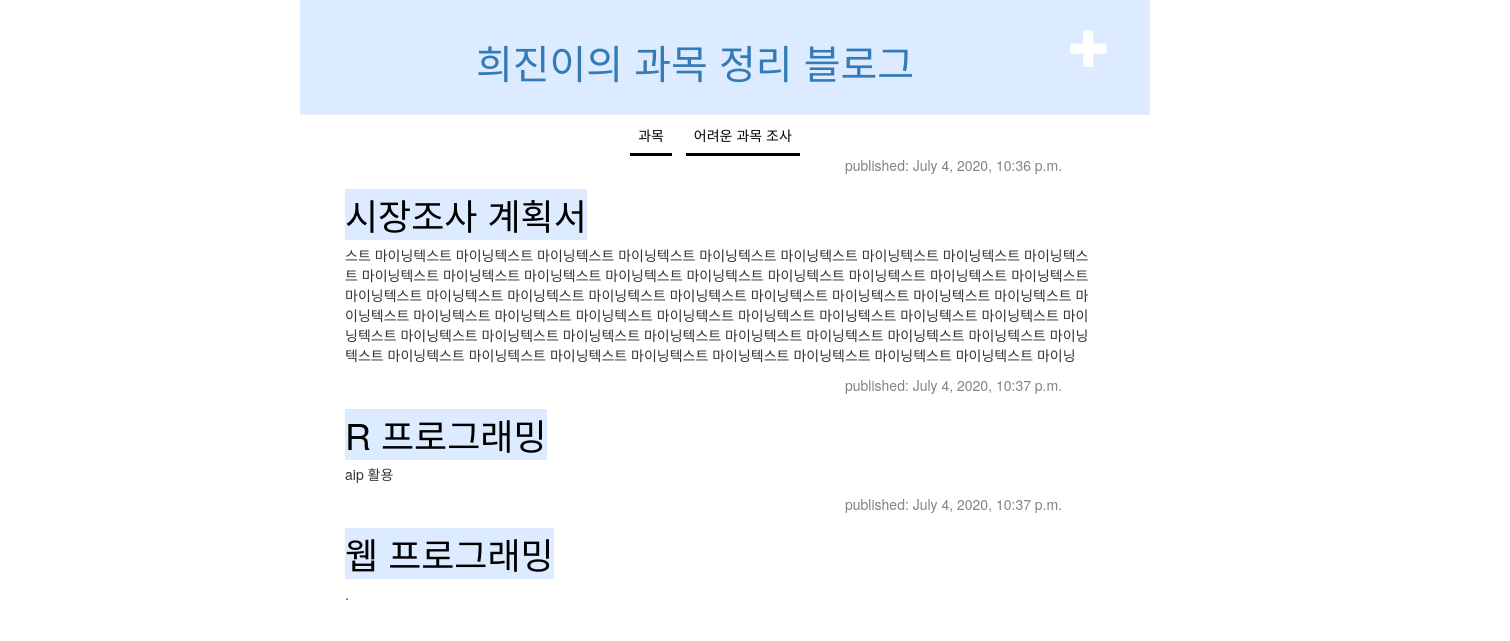
The app's page /, older data.
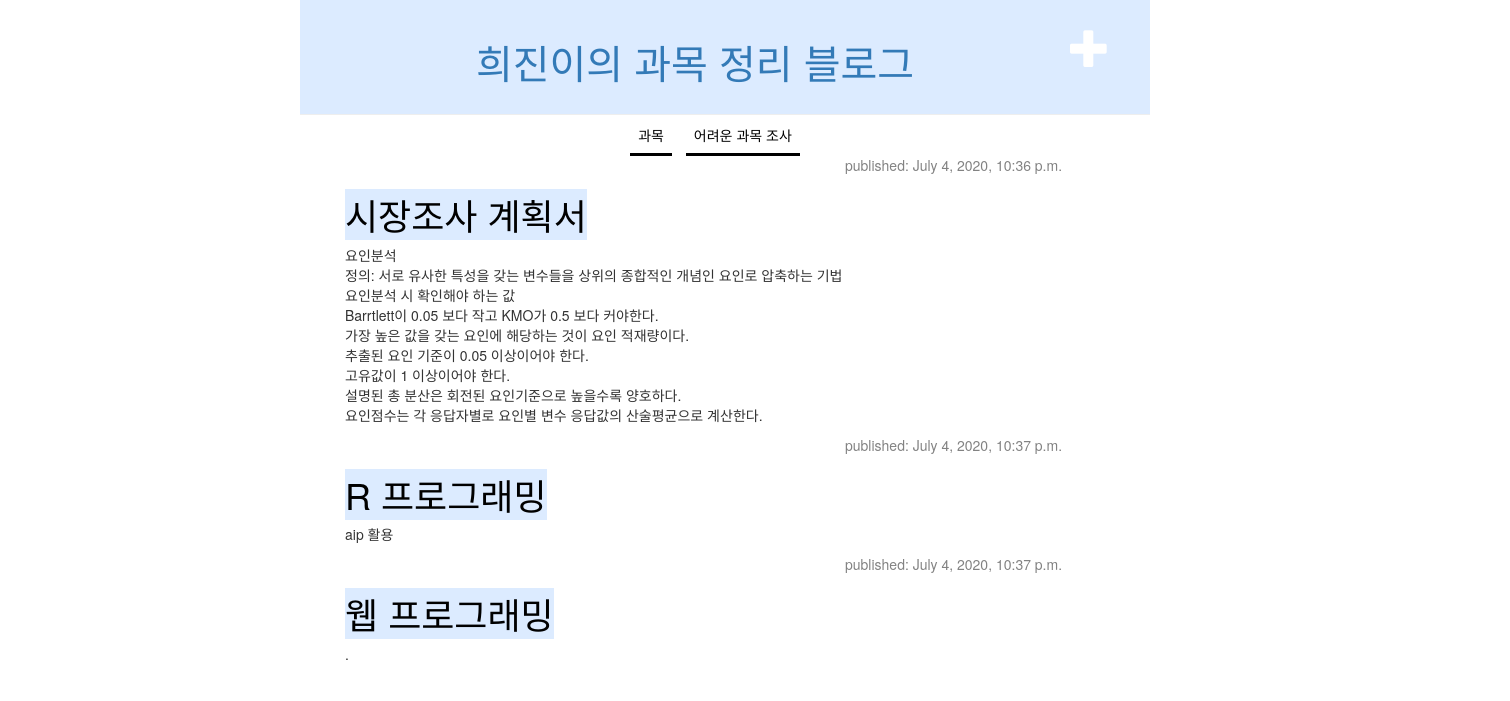
The same page, newer data.
### blog/models.py (models this page shows, shortened)
class Post(models.Model):
    author = models.ForeignKey(settings.AUTH_USER_MODEL, on_delete=models.CASCADE)
    title = models.CharField(max_length=200)
    text = models.TextField()
    created_date = models.DateTimeField(
            default=timezone.now)
    published_date = models.DateTimeField(
            blank=True, null=True)

### blog/views.py (the view)
# urls.py: path('', views.post_list, name='post_list'),
def post_list(request):
    posts = Post.objects.filter(published_date__lte=timezone.now()).order_by('published_date')
    return render(request, 'blog/post_list.html', {'posts': posts})

### blog/templates/blog/post_list.html (shortened to what this page needs)
<!DOCTYPE html>
{% extends 'blog/base.html' %}
{% load static %}
    {% block content %}
            {% for post in posts %}
                <div class="post">
                    <div class="date">
                        <p>published: {{ post.published_date }}</p>
                    </div>
                    <h1><a href="{% url 'post_detail' pk=post.pk %}">{{ post.title }}</a></h1>
                    <p>{{ post.text|linebreaksbr }}</p>
                </div>
            {% endfor %}
    {% endblock %}

Row changes from the older to the newer data that the page shows:
changed Post "시장조사 계획서": text "스트 마이닝텍스트 마이닝텍스트 마이닝텍스트 마이닝텍스트 마이닝텍스트 마이닝텍스트 마이닝텍스트 마이닝텍스트 마이닝텍스트 마이닝텍스트 마이닝텍스트 마이닝텍스트 마이닝텍스트 마이닝텍스트 마이닝텍스트 마이닝텍스트 마이닝텍스트 마이닝텍스트 마이닝텍스트 마이닝텍스트 마이닝텍스트 마이닝텍스트 마이닝텍스트 마이닝텍스트 마이닝텍스트 마이닝텍스트 마이닝텍스트 마이닝텍스트 마이닝텍스트 마이닝텍스트 마이닝텍스트 마이닝텍스트 마이닝텍스트 마이닝텍스트 마이닝텍스트 마이닝텍스트 마이닝텍스트 마이닝텍스트 마이닝텍스트 마이닝텍스트 마이닝텍스트 마이닝텍스트 마이닝텍스트 마이닝텍스트 마이닝텍스트 마이닝텍스트 마이닝텍스트 마이닝텍스트 마이닝텍스트 마이닝텍스트 마이닝텍스트 마이닝텍스트 마이닝텍스트 마이닝텍스트 마이닝" → "요인분석 정의: 서로 유사한 특성을 갖는 변수들을 상위의 종합적인 개념인 요인로 압축하는 기법 요인분석 시 확인해야 하는 값 Barrtlett이 0.05 보다 작고 KMO가 0.5 보다 커야한다. 가장 높은 값을 갖는 요인에 해당하는 것이 요인 적재량이다. 추출된 요인 기준이 0.05 이상이어야 한다. 고유값이 1 이상이어야 한다. 설명된 총 분산은 회전된 요인기준으로 높을수록 양호하다. 요인점수는 각 응답자별로 요인별 변수 응답값의 산술평균으로 계산한다."
